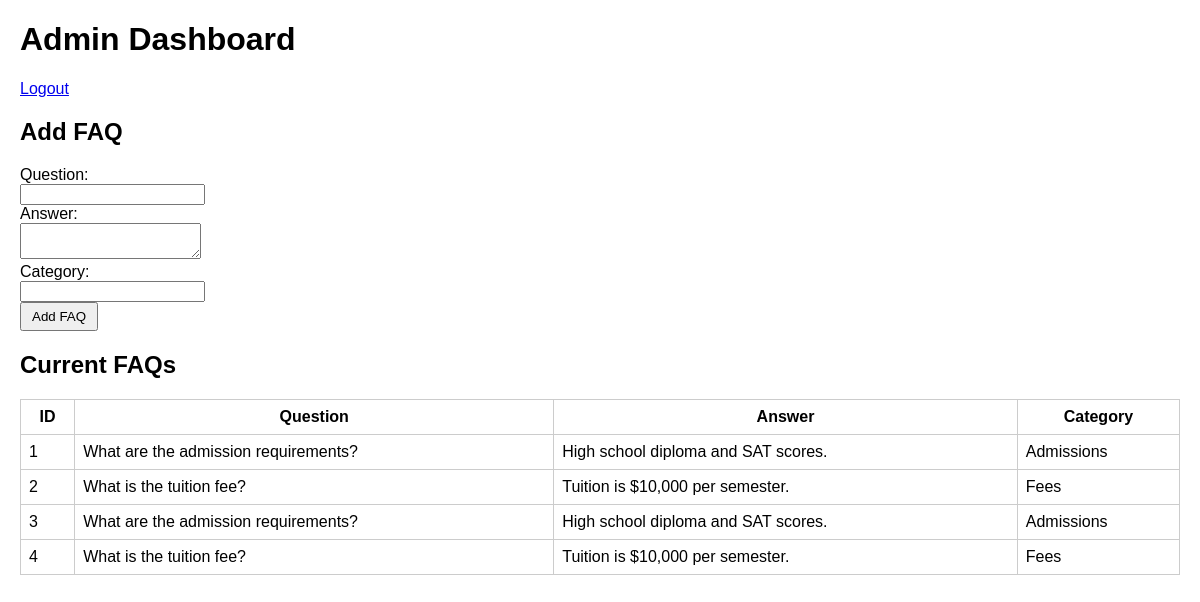
/admin/dashboard (signed in), run on an earlier commit of the app's database.
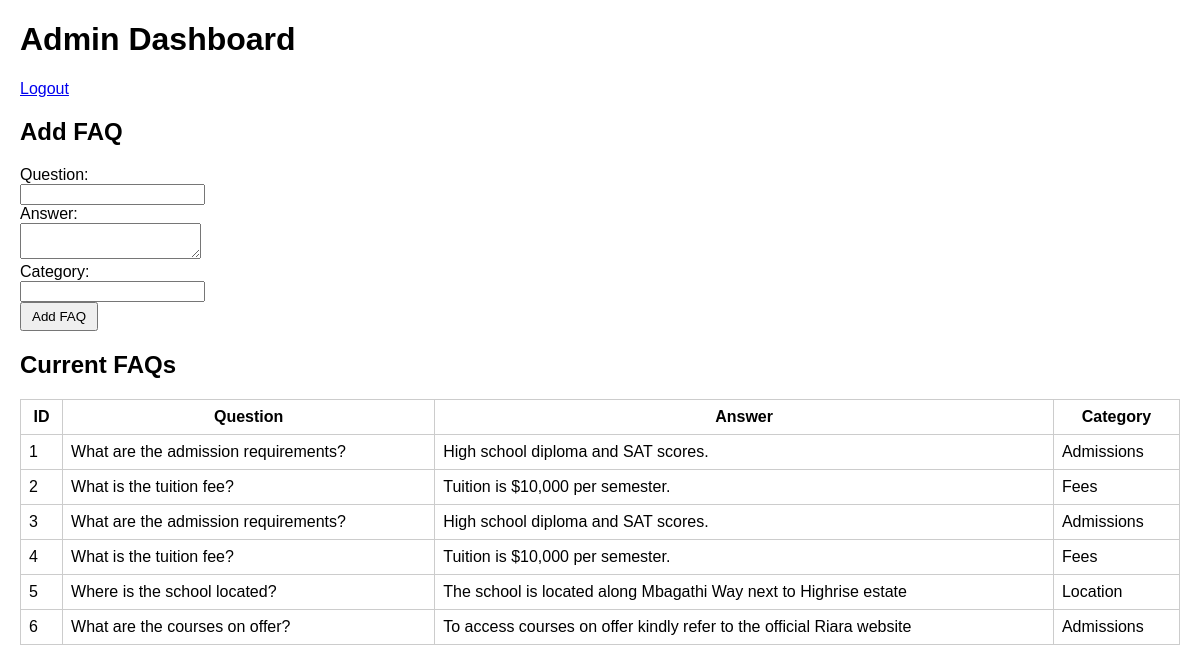
And on a later commit of the database.
### tables this page shows
CREATE TABLE KnowledgeBase (
                 EntryID INTEGER PRIMARY KEY AUTOINCREMENT,
                 Question TEXT,
                 Answer TEXT,
                 Category TEXT,
                 LastUpdated DATETIME
                 );

### app.py (the view, shortened to what this page needs)
@app.route('/admin/dashboard', methods=['GET', 'POST'])
def admin_dashboard():
    if 'admin' not in session:
        return redirect(url_for('admin_login'))
    return render_template('admin_dashboard.html', faqs=get_faqs())

### database.py (called while the page is built)
def get_faqs():
    conn = sqlite3.connect('chatbot.db')
    c = conn.cursor()
    c.execute("SELECT EntryID, Question, Answer, Category FROM KnowledgeBase")
    faqs = c.fetchall()
    conn.close()
    return faqs

### templates/admin_dashboard.html (shortened to what this page needs)
<!DOCTYPE html>
<html>
<head>
    <link rel="stylesheet" href="{{ url_for('static', filename='css/style.css') }}">
</head>
<body>
    <h1>Admin Dashboard</h1>
    <a href="{{ url_for('admin_logout') }}">Logout</a>
    <h2>Add FAQ</h2>
    <form method="POST">
        <label>Question:</label><br>
        <input type="text" name="question" required><br>
        <label>Answer:</label><br>
        <textarea name="answer" required></textarea><br>
        <label>Category:</label><br>
        <input type="text" name="category" required><br>
        <button type="submit">Add FAQ</button>
    </form>
    <h2>Current FAQs</h2>
    <table>
        <tr>
            <th>ID</th>
            <th>Question</th>
            <th>Answer</th>
            <th>Category</th>
        </tr>
        {% for faq in faqs %}
            <tr>
                <td>{{ faq[0] }}</td>
                <td>{{ faq[1] }}</td>
                <td>{{ faq[2] }}</td>
                <td>{{ faq[3] }}</td>
            </tr>
        {% endfor %}
    </table>
</body>
</html>

### static/css/style.css (style rules this page uses)
body { font-family: Arial, sans-serif; margin: 20px; }
button { padding: 5px 10px; }
form { margin-top: 20px; }
table { width: 100%; border-collapse: collapse; }
table, th, td { border: 1px solid #ccc; padding: 8px; }

What changed in the data, as far as the page shows it:
added KnowledgeBase: EntryID "5", Question "Where is the school located?", Answer "The school is located along Mbagathi Way next to Highrise estate", Category "Location"
added KnowledgeBase: EntryID "6", Question "What are the courses on offer?", Answer "To access courses on offer kindly refer to the official Riara website", Category "Admissions"
